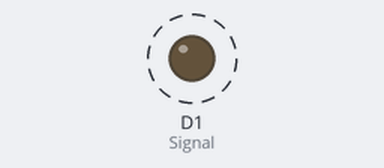
The sketch below on a simulated ESP8266 (NodeMCU). Parts: output pins drawn as LEDs (lit = HIGH). Dashed ring = blinking.

Above: at 0.5 s.
Timing chart, 0 to 4.6 s (numbered marks = the images above):
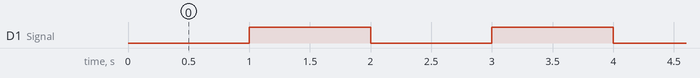

Measured:
- by itself, D1 (Signal): alternates HIGH for 1.0 s and LOW for 1.0 s

The sketch:

Laser_Emitter.ino
```cpp
/* @Date    : 25-Sep-2019
 * @Author  : Vivek Yadav
   @Brief   : Laser Emitter
   @Version : v.01(NodeMcu 12E)

   @Working : This 100mW laser module emits a small intense focused
              beam of visible red light. The module can be used with
              an Arduino and photo resistor module to perform basic
              remote signaling.
   @Warning : This is a low power laser device, however as with all
              laser devices care should be taken when in use. You
              should never look directly in to its beam or point the
              laser at another person. Doing so may cause permanent
              eye damage. This item is not suitable for children.

   @Notice  : Working
*/

#define Signal D1
void setup() {
  Serial.begin(9600);
  pinMode(Signal,OUTPUT);

}

void loop() {
  digitalWrite(Signal,LOW);
  delay(1000);
  digitalWrite(Signal,HIGH);
  delay(1000);
}
```
